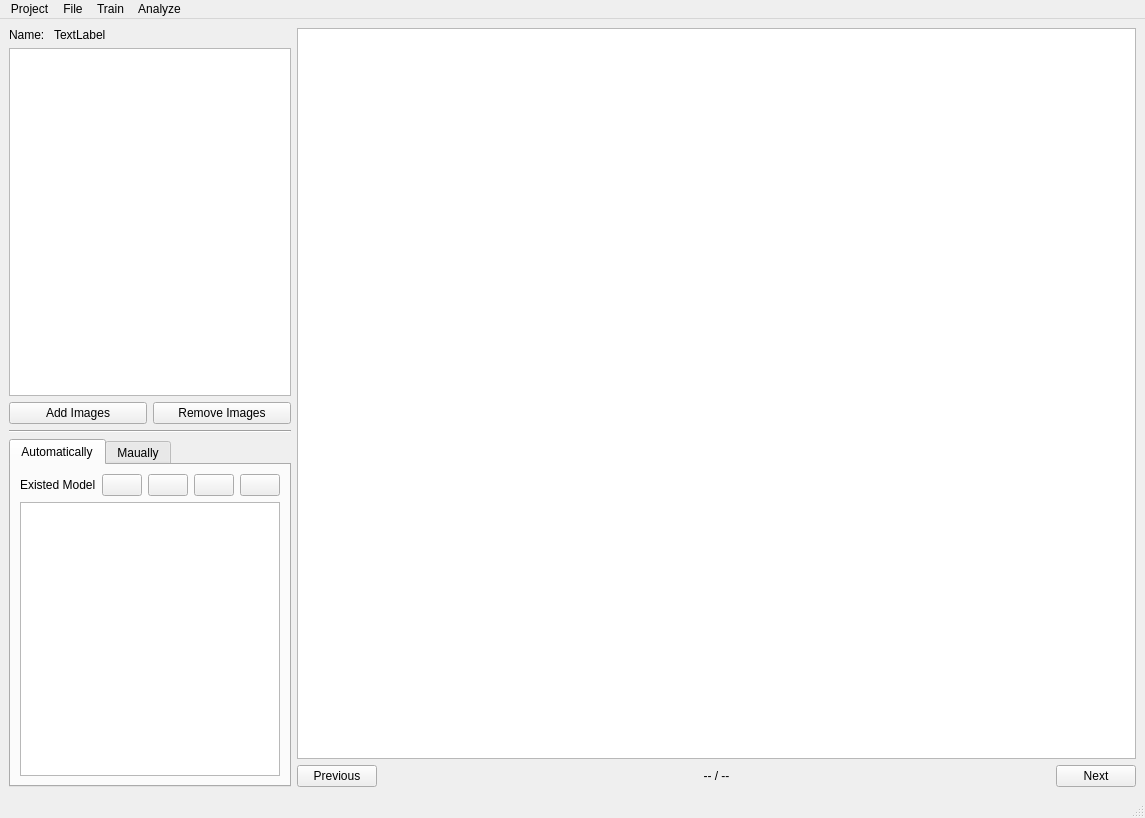
<?xml version="1.0" encoding="UTF-8"?>
<ui version="4.0">
 <class>MainWindow</class>
 <widget class="QMainWindow" name="MainWindow">
  <property name="geometry">
   <rect>
    <x>0</x>
    <y>0</y>
    <width>1145</width>
    <height>818</height>
   </rect>
  </property>
  <property name="sizePolicy">
   <sizepolicy hsizetype="Fixed" vsizetype="Preferred">
    <horstretch>0</horstretch>
    <verstretch>0</verstretch>
   </sizepolicy>
  </property>
  <property name="windowTitle">
   <string>MainWindow</string>
  </property>
  <widget class="QWidget" name="centralwidget">
   <layout class="QHBoxLayout" name="horizontalLayout_4">
    <item>
     <layout class="QVBoxLayout" name="verticalLayout_3">
      <property name="sizeConstraint">
       <enum>QLayout::SetDefaultConstraint</enum>
      </property>
      <item>
       <layout class="QVBoxLayout" name="verticalLayout_4">
        <item>
         <layout class="QFormLayout" name="formLayout">
          <property name="sizeConstraint">
           <enum>QLayout::SetDefaultConstraint</enum>
          </property>
          <property name="fieldGrowthPolicy">
           <enum>QFormLayout::AllNonFixedFieldsGrow</enum>
          </property>
          <property name="rowWrapPolicy">
           <enum>QFormLayout::DontWrapRows</enum>
          </property>
          <property name="formAlignment">
           <set>Qt::AlignLeading|Qt::AlignLeft|Qt::AlignTop</set>
          </property>
          <property name="horizontalSpacing">
           <number>6</number>
          </property>
          <property name="verticalSpacing">
           <number>6</number>
          </property>
          <item row="0" column="0">
           <widget class="QLabel" name="sdfLabel">
            <property name="text">
             <string>Name: </string>
            </property>
           </widget>
          </item>
          <item row="0" column="1">
           <widget class="QLabel" name="project_name">
            <property name="text">
             <string>TextLabel</string>
            </property>
           </widget>
          </item>
         </layout>
        </item>
        <item>
         <widget class="QListWidget" name="list_widget_images">
          <property name="sizePolicy">
           <sizepolicy hsizetype="Minimum" vsizetype="MinimumExpanding">
            <horstretch>0</horstretch>
            <verstretch>0</verstretch>
           </sizepolicy>
          </property>
          <property name="selectionMode">
           <enum>QAbstractItemView::ExtendedSelection</enum>
          </property>
         </widget>
        </item>
        <item>
         <layout class="QHBoxLayout" name="horizontalLayout_2">
          <item>
           <widget class="QPushButton" name="push_button_add_images">
            <property name="text">
             <string>Add Images</string>
            </property>
            <property name="shortcut">
             <string>Ctrl+A</string>
            </property>
           </widget>
          </item>
          <item>
           <widget class="QPushButton" name="push_button_remove_images">
            <property name="text">
             <string>Remove Images</string>
            </property>
            <property name="shortcut">
             <string>Ctrl+R</string>
            </property>
           </widget>
          </item>
         </layout>
        </item>
        <item>
         <widget class="Line" name="line_2">
          <property name="orientation">
           <enum>Qt::Horizontal</enum>
          </property>
         </widget>
        </item>
        <item>
         <widget class="QTabWidget" name="tabWidget_2">
          <property name="sizePolicy">
           <sizepolicy hsizetype="Minimum" vsizetype="Expanding">
            <horstretch>0</horstretch>
            <verstretch>0</verstretch>
           </sizepolicy>
          </property>
          <property name="minimumSize">
           <size>
            <width>0</width>
            <height>0</height>
           </size>
          </property>
          <property name="maximumSize">
           <size>
            <width>282</width>
            <height>16777215</height>
           </size>
          </property>
          <property name="currentIndex">
           <number>0</number>
          </property>
          <widget class="QWidget" name="tabWidget_2Page1">
           <attribute name="title">
            <string>Automatically</string>
           </attribute>
           <layout class="QVBoxLayout" name="verticalLayout">
            <item>
             <layout class="QVBoxLayout" name="verticalLayout_5">
              <item>
               <layout class="QHBoxLayout" name="horizontalLayout_6">
                <item>
                 <widget class="QLabel" name="label">
                  <property name="text">
                   <string>Existed Model: </string>
                  </property>
                 </widget>
                </item>
                <item>
                 <widget class="QPushButton" name="push_button_model_setting">
                  <property name="sizePolicy">
                   <sizepolicy hsizetype="Fixed" vsizetype="Fixed">
                    <horstretch>0</horstretch>
                    <verstretch>0</verstretch>
                   </sizepolicy>
                  </property>
                  <property name="text">
                   <string/>
                  </property>
                  <property name="icon">
                   <iconset>
                    <normaloff>../icons/settings-24px.svg</normaloff>../icons/settings-24px.svg</iconset>
                  </property>
                 </widget>
                </item>
                <item>
                 <widget class="QPushButton" name="push_button_add_models">
                  <property name="sizePolicy">
                   <sizepolicy hsizetype="Fixed" vsizetype="Fixed">
                    <horstretch>0</horstretch>
                    <verstretch>0</verstretch>
                   </sizepolicy>
                  </property>
                  <property name="text">
                   <string/>
                  </property>
                  <property name="icon">
                   <iconset>
                    <normaloff>../icons/add_circle_outline-24px.svg</normaloff>../icons/add_circle_outline-24px.svg</iconset>
                  </property>
                  <property name="iconSize">
                   <size>
                    <width>18</width>
                    <height>18</height>
                   </size>
                  </property>
                  <property name="shortcut">
                   <string>Shift+A</string>
                  </property>
                 </widget>
                </item>
                <item>
                 <widget class="QPushButton" name="push_button_remove_models">
                  <property name="sizePolicy">
                   <sizepolicy hsizetype="Fixed" vsizetype="Fixed">
                    <horstretch>0</horstretch>
                    <verstretch>0</verstretch>
                   </sizepolicy>
                  </property>
                  <property name="text">
                   <string/>
                  </property>
                  <property name="icon">
                   <iconset>
                    <normaloff>../icons/remove_circle_outline-24px.svg</normaloff>../icons/remove_circle_outline-24px.svg</iconset>
                  </property>
                  <property name="iconSize">
                   <size>
                    <width>18</width>
                    <height>18</height>
                   </size>
                  </property>
                  <property name="shortcut">
                   <string>Shift+R</string>
                  </property>
                 </widget>
                </item>
                <item>
                 <widget class="QPushButton" name="push_button_go">
                  <property name="sizePolicy">
                   <sizepolicy hsizetype="Fixed" vsizetype="Fixed">
                    <horstretch>0</horstretch>
                    <verstretch>0</verstretch>
                   </sizepolicy>
                  </property>
                  <property name="text">
                   <string/>
                  </property>
                  <property name="icon">
                   <iconset>
                    <normaloff>../icons/play_circle_outline-24px.svg</normaloff>../icons/play_circle_outline-24px.svg</iconset>
                  </property>
                  <property name="iconSize">
                   <size>
                    <width>18</width>
                    <height>18</height>
                   </size>
                  </property>
                  <property name="shortcut">
                   <string>Shift+R</string>
                  </property>
                 </widget>
                </item>
               </layout>
              </item>
              <item>
               <widget class="QListWidget" name="list_widget_models">
                <property name="selectionMode">
                 <enum>QAbstractItemView::ExtendedSelection</enum>
                </property>
               </widget>
              </item>
             </layout>
            </item>
           </layout>
          </widget>
          <widget class="QWidget" name="tabWidget_2Page2">
           <attribute name="title">
            <string>Maually</string>
           </attribute>
           <layout class="QVBoxLayout" name="verticalLayout_2">
            <item>
             <widget class="QGroupBox" name="groupBox_2">
              <property name="sizePolicy">
               <sizepolicy hsizetype="Preferred" vsizetype="Expanding">
                <horstretch>0</horstretch>
                <verstretch>0</verstretch>
               </sizepolicy>
              </property>
              <property name="title">
               <string>Attributes</string>
              </property>
              <layout class="QVBoxLayout" name="verticalLayout_6"/>
             </widget>
            </item>
            <item>
             <widget class="QLineEdit" name="line_edit_id">
              <property name="text">
               <string/>
              </property>
             </widget>
            </item>
            <item>
             <layout class="QHBoxLayout" name="horizontalLayout_5">
              <item>
               <widget class="QPushButton" name="push_button_add">
                <property name="text">
                 <string>Add</string>
                </property>
               </widget>
              </item>
              <item>
               <widget class="QPushButton" name="push_button_remove">
                <property name="text">
                 <string>Remove</string>
                </property>
               </widget>
              </item>
             </layout>
            </item>
           </layout>
          </widget>
         </widget>
        </item>
       </layout>
      </item>
     </layout>
    </item>
    <item>
     <layout class="QVBoxLayout" name="verticalLayout_9">
      <item>
       <widget class="QGraphicsView" name="graphics_view">
        <property name="sizePolicy">
         <sizepolicy hsizetype="Expanding" vsizetype="Expanding">
          <horstretch>0</horstretch>
          <verstretch>0</verstretch>
         </sizepolicy>
        </property>
        <property name="sizeAdjustPolicy">
         <enum>QAbstractScrollArea::AdjustIgnored</enum>
        </property>
       </widget>
      </item>
      <item>
       <layout class="QHBoxLayout" name="horizontalLayout">
        <item>
         <widget class="QPushButton" name="button_previous_page">
          <property name="sizePolicy">
           <sizepolicy hsizetype="Minimum" vsizetype="Minimum">
            <horstretch>0</horstretch>
            <verstretch>0</verstretch>
           </sizepolicy>
          </property>
          <property name="text">
           <string>Previous</string>
          </property>
          <property name="shortcut">
           <string>Left</string>
          </property>
         </widget>
        </item>
        <item>
         <widget class="QLabel" name="label_page_id">
          <property name="sizePolicy">
           <sizepolicy hsizetype="Expanding" vsizetype="Preferred">
            <horstretch>0</horstretch>
            <verstretch>0</verstretch>
           </sizepolicy>
          </property>
          <property name="text">
           <string>-- / --</string>
          </property>
          <property name="alignment">
           <set>Qt::AlignCenter</set>
          </property>
         </widget>
        </item>
        <item>
         <widget class="QPushButton" name="button_next_page">
          <property name="text">
           <string>Next</string>
          </property>
          <property name="shortcut">
           <string>Right</string>
          </property>
         </widget>
        </item>
       </layout>
      </item>
     </layout>
    </item>
   </layout>
  </widget>
  <widget class="QMenuBar" name="menubar">
   <property name="geometry">
    <rect>
     <x>0</x>
     <y>0</y>
     <width>1145</width>
     <height>22</height>
    </rect>
   </property>
   <widget class="QMenu" name="menuFile">
    <property name="title">
     <string>Project</string>
    </property>
    <addaction name="action_project_new"/>
    <addaction name="action_project_open"/>
    <addaction name="action_project_save"/>
    <addaction name="separator"/>
    <addaction name="action_project_add_images"/>
    <addaction name="action_project_remove_images"/>
   </widget>
   <widget class="QMenu" name="menuTrain">
    <property name="title">
     <string>Train</string>
    </property>
    <addaction name="action_train_edit_configurations"/>
    <addaction name="action_train_inspect_training_data"/>
    <addaction name="action_train_train"/>
   </widget>
   <widget class="QMenu" name="menuAnalyze">
    <property name="title">
     <string>Analyze</string>
    </property>
    <addaction name="action_analyze_tensorboard"/>
    <addaction name="action_analyze_inspect_trained_model"/>
   </widget>
   <widget class="QMenu" name="menuFile_2">
    <property name="title">
     <string>File</string>
    </property>
    <addaction name="separator"/>
    <addaction name="action_file_zoom_in"/>
    <addaction name="action_file_zoom_out"/>
    <addaction name="separator"/>
    <addaction name="action_file_default_size"/>
    <addaction name="separator"/>
    <addaction name="action_file_delete_polygon"/>
   </widget>
   <addaction name="menuFile"/>
   <addaction name="menuFile_2"/>
   <addaction name="menuTrain"/>
   <addaction name="menuAnalyze"/>
  </widget>
  <widget class="QStatusBar" name="statusbar"/>
  <action name="action_project_save">
   <property name="icon">
    <iconset>
     <normaloff>../icons/save-24px.svg</normaloff>../icons/save-24px.svg</iconset>
   </property>
   <property name="text">
    <string>Save</string>
   </property>
   <property name="statusTip">
    <string>Save the project.</string>
   </property>
   <property name="shortcut">
    <string>Ctrl+S</string>
   </property>
  </action>
  <action name="action_project_open">
   <property name="icon">
    <iconset>
     <normaloff>../icons/folder_open-24px.svg</normaloff>../icons/folder_open-24px.svg</iconset>
   </property>
   <property name="text">
    <string>Open</string>
   </property>
   <property name="statusTip">
    <string>Open an existed project.</string>
   </property>
   <property name="shortcut">
    <string>Ctrl+L</string>
   </property>
  </action>
  <action name="action_project_add_images">
   <property name="text">
    <string>Add Images</string>
   </property>
   <property name="statusTip">
    <string>Add images.</string>
   </property>
  </action>
  <action name="action_project_remove_images">
   <property name="text">
    <string>Remove Image</string>
   </property>
   <property name="statusTip">
    <string>Remove image.</string>
   </property>
  </action>
  <action name="action_file_zoom_in">
   <property name="icon">
    <iconset>
     <normaloff>../icons/zoom_in-24px.svg</normaloff>../icons/zoom_in-24px.svg</iconset>
   </property>
   <property name="text">
    <string>Zoom In</string>
   </property>
  </action>
  <action name="action_file_zoom_out">
   <property name="icon">
    <iconset>
     <normaloff>../icons/zoom_out-24px.svg</normaloff>../icons/zoom_out-24px.svg</iconset>
   </property>
   <property name="text">
    <string>Zoom Out</string>
   </property>
  </action>
  <action name="action_file_default_size">
   <property name="icon">
    <iconset>
     <normaloff>../icons/fullscreen_exit-24px.svg</normaloff>../icons/fullscreen_exit-24px.svg</iconset>
   </property>
   <property name="text">
    <string>Default Size</string>
   </property>
  </action>
  <action name="action_file_delete_polygon">
   <property name="icon">
    <iconset>
     <normaloff>../icons/delete-24px.svg</normaloff>../icons/delete-24px.svg</iconset>
   </property>
   <property name="text">
    <string>Delete Polygon</string>
   </property>
  </action>
  <action name="action_train_train">
   <property name="icon">
    <iconset>
     <normaloff>../icons/play_arrow-24px.svg</normaloff>../icons/play_arrow-24px.svg</iconset>
   </property>
   <property name="text">
    <string>Train</string>
   </property>
   <property name="shortcut">
    <string>Ctrl+T</string>
   </property>
  </action>
  <action name="action_train_edit_configurations">
   <property name="icon">
    <iconset>
     <normaloff>../icons/build-24px.svg</normaloff>../icons/build-24px.svg</iconset>
   </property>
   <property name="text">
    <string>Edit Configurations</string>
   </property>
   <property name="shortcut">
    <string>Ctrl+E</string>
   </property>
  </action>
  <action name="action_analyze_tensorboard">
   <property name="icon">
    <iconset>
     <normaloff>../icons/show_chart-24px.svg</normaloff>../icons/show_chart-24px.svg</iconset>
   </property>
   <property name="text">
    <string>Tensorboard</string>
   </property>
   <property name="shortcut">
    <string>Ctrl+T</string>
   </property>
  </action>
  <action name="action_project_new">
   <property name="icon">
    <iconset>
     <normaloff>../icons/add-24px.svg</normaloff>../icons/add-24px.svg</iconset>
   </property>
   <property name="text">
    <string>New</string>
   </property>
   <property name="statusTip">
    <string>Create a new project.</string>
   </property>
   <property name="shortcut">
    <string>Ctrl+N</string>
   </property>
  </action>
  <action name="action_inspect_training_data">
   <property name="text">
    <string>Inspect Training Data</string>
   </property>
  </action>
  <action name="action_analyze_inspect_trained_model">
   <property name="icon">
    <iconset>
     <normaloff>../icons/insert_chart-24px.svg</normaloff>../icons/insert_chart-24px.svg</iconset>
   </property>
   <property name="text">
    <string>Inspect Trained Model</string>
   </property>
  </action>
  <action name="action_train_inspect_training_data">
   <property name="icon">
    <iconset>
     <normaloff>../icons/insert_chart-24px.svg</normaloff>../icons/insert_chart-24px.svg</iconset>
   </property>
   <property name="text">
    <string>Inspect Training Data</string>
   </property>
  </action>
 </widget>
 <resources/>
 <connections/>
</ui>
